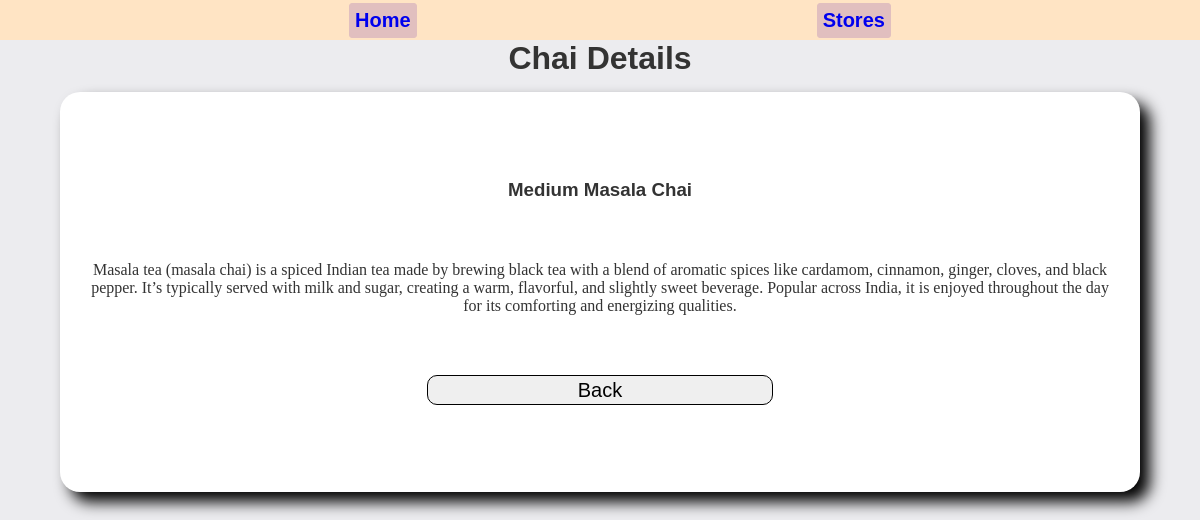
Screenshot of /3/ with the database file from the repository.
### Snack_Time/models.py (models this page shows, shortened)
class ChaiVariety(models.Model):
    CHAI_TYPE_CHOICE = [
        ("ML","MASALA"),
        ("GR","GINGER"),
        ("K","KIWI"),
        ("PL","PLAIN"),
        ("EL","ELACHI")
    ]
    name = models.CharField(max_length=100)
    image = models.ImageField(upload_to="Chais/")
    date_added = models.DateTimeField(default=timezone.now)
    type = models.CharField(max_length=2, choices=CHAI_TYPE_CHOICE)
    description = models.TextField(default="")

### Snack_Time/views.py (the view)
# urls.py: path("<int:id>/",views.chai_details,name = "chai_details"),
def chai_details(request,id):
    chai = get_object_or_404(ChaiVariety,pk=id)
    return render(request,"chai_details.html",{"chai":chai})

### Snack_Time/templates/chai_details.html
{% extends "base.html" %}
{% block content %}
<h1>
    Chai Details
</h1>
<div id="container-1">
    <h3 id="chai-name">{{chai.name}}</h3>
    <p id="chai-description">{{chai.description}}</p>
    <a id="details_anchor" href="{% url 'all_chai' %}"><button id="back">Back</button></a>
</div>
{% endblock %}

### Snack_Time/static/css/all_chai.css (style rules this page uses)
* { margin:0; box-sizing: border-box; }
h1 { text-align: center; }
a { width: 80%; }

### Snack_Time/static/css/chai_details.css (style rules this page uses)
* { margin: 0; box-sizing: border-box; }
h1 { text-align: center; }
#container-1 { display: flex; flex-wrap: wrap; flex-direction: column; row-gap: 30px; justify-content: center; align-items: center; margin-left: 5%; margin-right: 5%; margin-top: 15px; height: 50vh; width: 90%; background-color: white; box-shadow: 10px 10px 15px black; border-radius: 20px; }
#details_anchor { display: flex; justify-content: center; align-items: center; text-decoration: none; }
#back { width: 40%; height: 30px; border-radius: 10px; font-family: 'Franklin Gothic Medium', 'Arial Narrow', Arial, sans-serif; font-size: 20px; border: 1px solid black; }
#chai-description { margin: 30px; text-align:center; font-family: Georgia, 'Times New Roman', Times, serif; }

### Snack_Time/static/css/nav.css (style rules this page uses)
* { margin: 0; box-sizing: border-box; }

### Snack_Time/static/css/chai_store.css (style rules this page uses)
* { margin: 0; box-sizing: border-box; }

### Snack_Time/templates/base.html (style rules this page uses)
body { font-family: Arial, sans-serif; background-color: #d0ced762; color: #333; padding: 0; }

### rows the page displays
ChaiVariety: name "Medium Masala Chai", description "Masala tea (masala chai) is a spiced Indian tea made by brewing black tea with a blend of aromatic spices like cardamom, cinnamon, ginger, cloves, and black pepper. It’s typically served with milk and sugar, creating a warm, flavorful, and slightly sweet beverage. Popular across India, it is enjoyed throughout the day for its comforting and energizing qualities."
